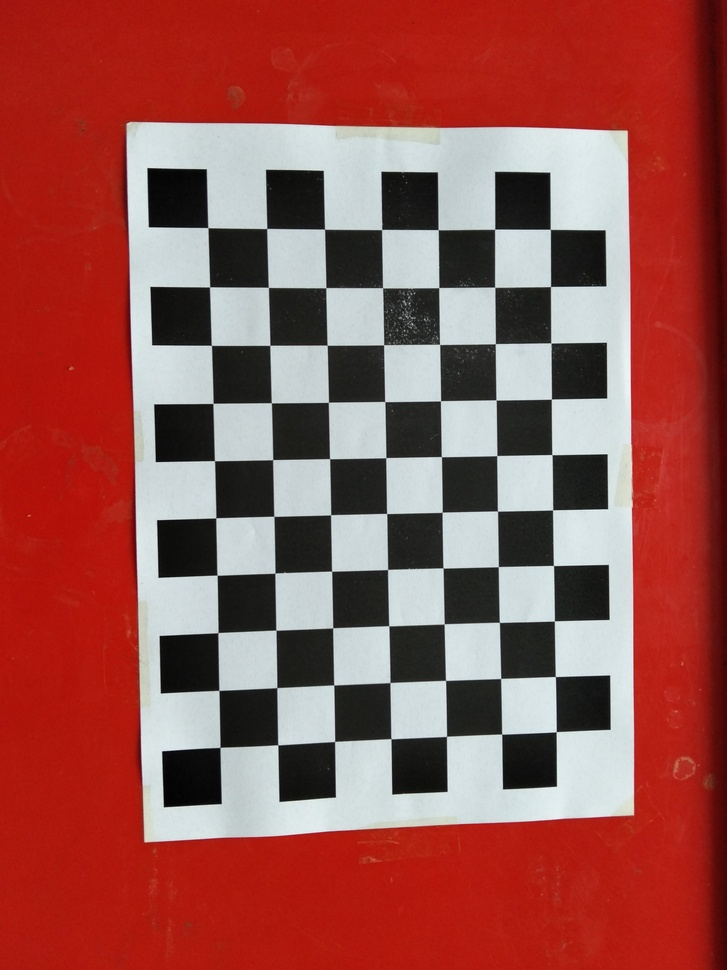
#> input picture calibration/IMG20261105160757.jpg, 727 x 970 px, shrunk from 3072 x 4096 before the run; its folder holds 4 pictures in this run
$ python calibrate.py
#> lines starting #> are read from the running program, lines starting #| are printed output that depends on the picture
import cv2
import numpy as np
import glob
import os

# Configuration matching your physical setup
SQUARE_SIZE_MM = 21.0  # 2.1 cm square size
CHECKERBOARD = (10, 7)   # 11x8 squares = 10x7 inner corners
CALIB_DIR = os.path.dirname(os.path.abspath(__file__))

criteria = (cv2.TERM_CRITERIA_EPS + cv2.TERM_CRITERIA_MAX_ITER, 30, 0.001)

# Prepare 3D object points in physical world units (mm)
objp = np.zeros((CHECKERBOARD[0] * CHECKERBOARD[1], 3), np.float32)
objp[:, :2] = np.mgrid[0:CHECKERBOARD[0], 0:CHECKERBOARD[1]].T.reshape(-1, 2)
objp *= SQUARE_SIZE_MM

objpoints = [] # 3D points in real-world space
imgpoints = [] # 2D points in image plane

# Gather all images in calibration folder without duplicates
image_extensions = ('*.jpg', '*.jpeg', '*.png')
images = set() # Use a set to automatically drop duplicates
for ext in image_extensions:
    for file in glob.glob(os.path.join(CALIB_DIR, ext)):
        # Convert to lower case just for checking, but keep original file path
        images.add(file)
#> pass 2 of the loop `for ext in image_extensions:`:
#> pass 3 of the loop `for ext in image_extensions:`:
images = list(images)

print(f"Found {len(images)} unique images in {CALIB_DIR}")

successful_count = 0
img_shape = None

for fname in sorted(images):
    img = cv2.imread(fname)
#> img is the input picture: shape (970, 727, 3); mean B, G, R 78.8, 83.4, 152.6
    if img is None:
        continue
    gray = cv2.cvtColor(img, cv2.COLOR_BGR2GRAY)
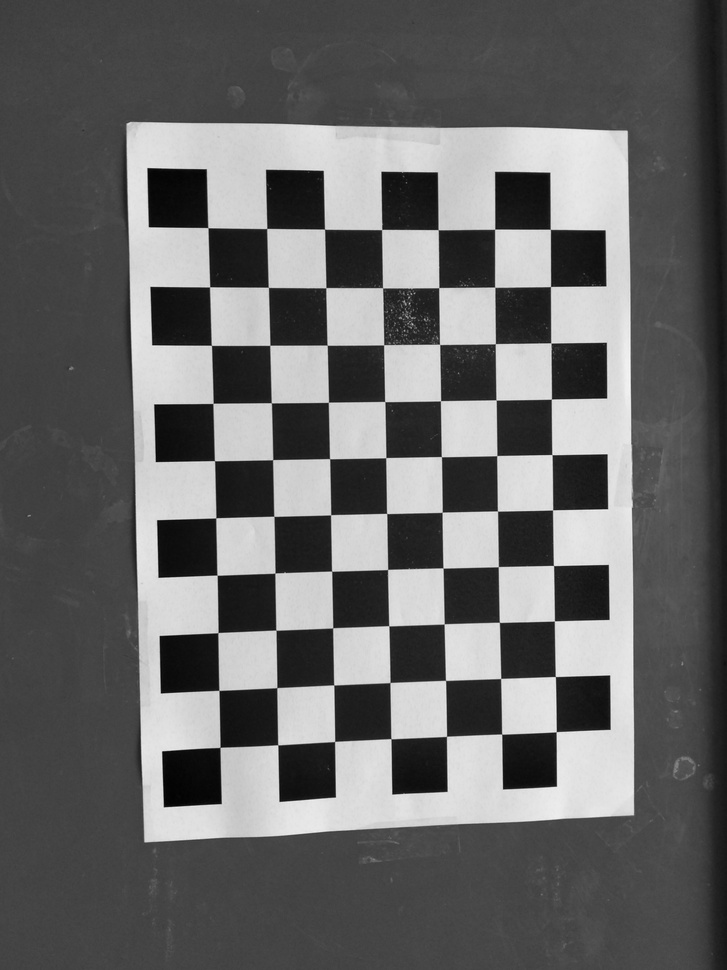
#> gray: shape (970, 727); min 1, max 247, mean 103.6
    img_shape = gray.shape[::-1]
#> img_shape = (727, 970)

    # Find checkerboard corners
    ret, corners = cv2.findChessboardCorners(gray, CHECKERBOARD, None)
#> ret = True; corners = 70 rows, first 8: [220, 747.4], [218.8, 690.4], [217.9, 632.6], [217.1, 575.2], [215.8, 517.8], [214.5, 460.6], [213, 403.4], [211.4, 345.4]

    if ret:
        objpoints.append(objp)
        corners2 = cv2.cornerSubPix(gray, corners, (11, 11), (-1, -1), criteria)
#> corners2 = 70 rows, first 8: [220, 747.4], [218.9, 690.4], [217.9, 632.6], [217, 575.2], [215.8, 517.8], [214.5, 460.7], [213, 403.4], [211.4, 345.3]
        imgpoints.append(corners2)
        successful_count += 1
        print(f"[OK] {os.path.basename(fname)}")
    else:
        print(f"[FAILED] Could not detect corners in {os.path.basename(fname)}")
#> pass 2 of the loop `for fname in sorted(images):`:
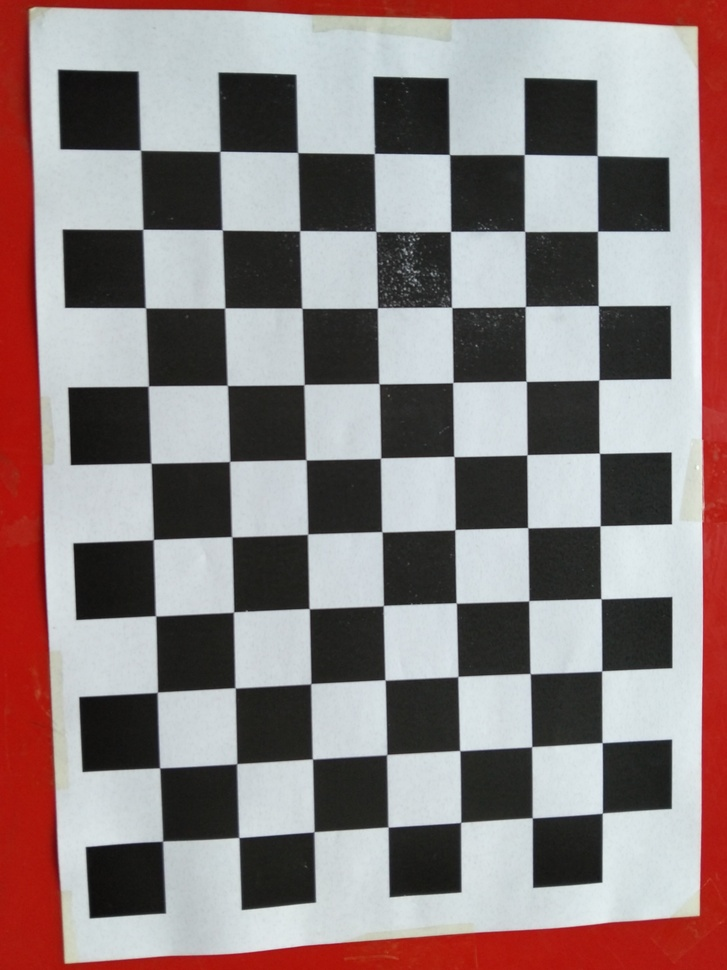
#> input picture calibration/IMG20261105160802.jpg, 727 x 970 px, shrunk from 3072 x 4096 before the run
#> img is the input picture: shape (970, 727, 3); mean B, G, R 126.7, 126.9, 141.4
#> `gray = cv2.cvtColor(img, cv2.COLOR_BGR2GRAY)`:
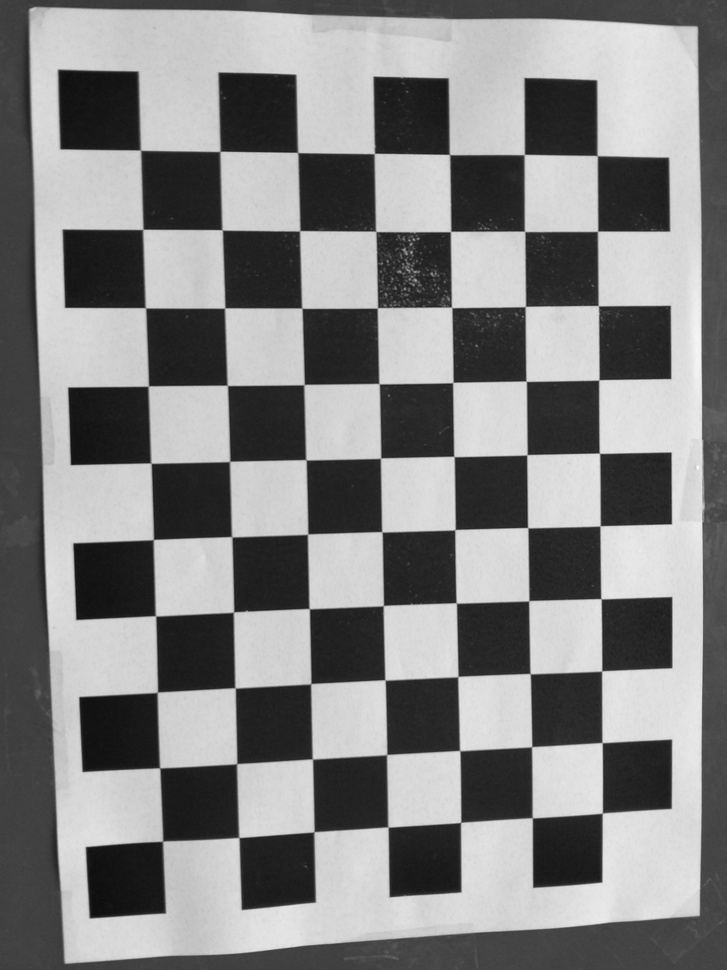
#> gray: shape (970, 727); min 13, max 250, mean 131.2
#> corners = 70 rows, first 8: [160.5, 842.2], [160.8, 768.9], [155.8, 693.6], [156.4, 616.7], [154, 538.8], [150.8, 463.2], [146.8, 387.2], [145.4, 308.2]
#> corners2 = 70 rows, first 8: [162.5, 841.2], [159.7, 767.9], [157.3, 692.3], [155.5, 615.9], [153.3, 539.6], [150.9, 463.1], [148.3, 386], [145.4, 307.8]
#> pass 3 of the loop `for fname in sorted(images):`:
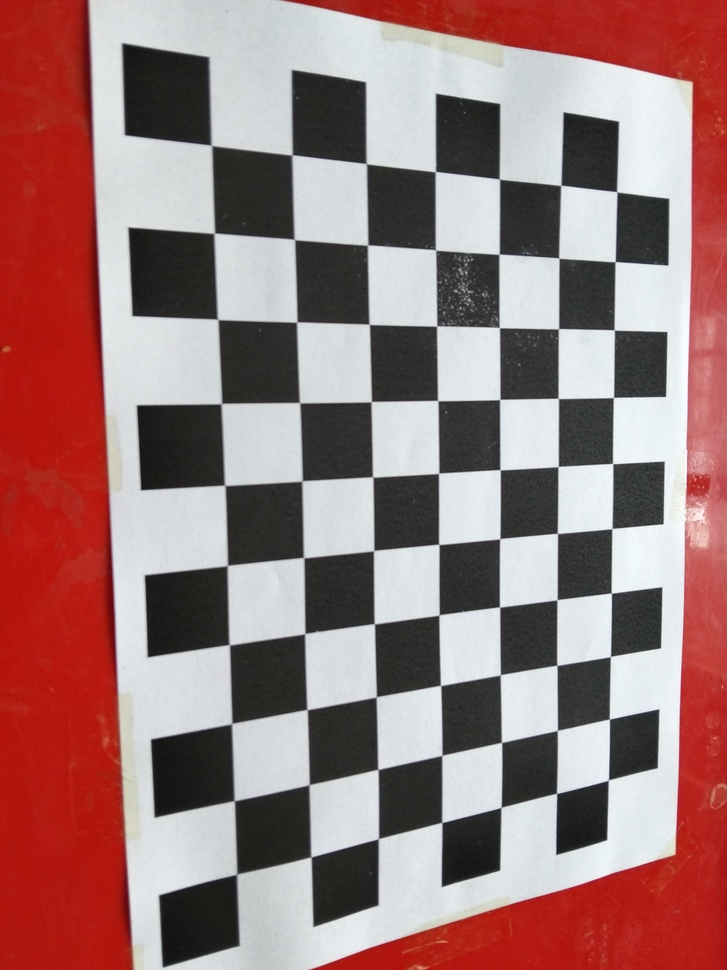
#> input picture calibration/IMG20261105160809.jpg, 727 x 970 px, shrunk from 3072 x 4096 before the run
#> img is the input picture: shape (970, 727, 3); mean B, G, R 119.7, 120.8, 155.9
#> `gray = cv2.cvtColor(img, cv2.COLOR_BGR2GRAY)`:
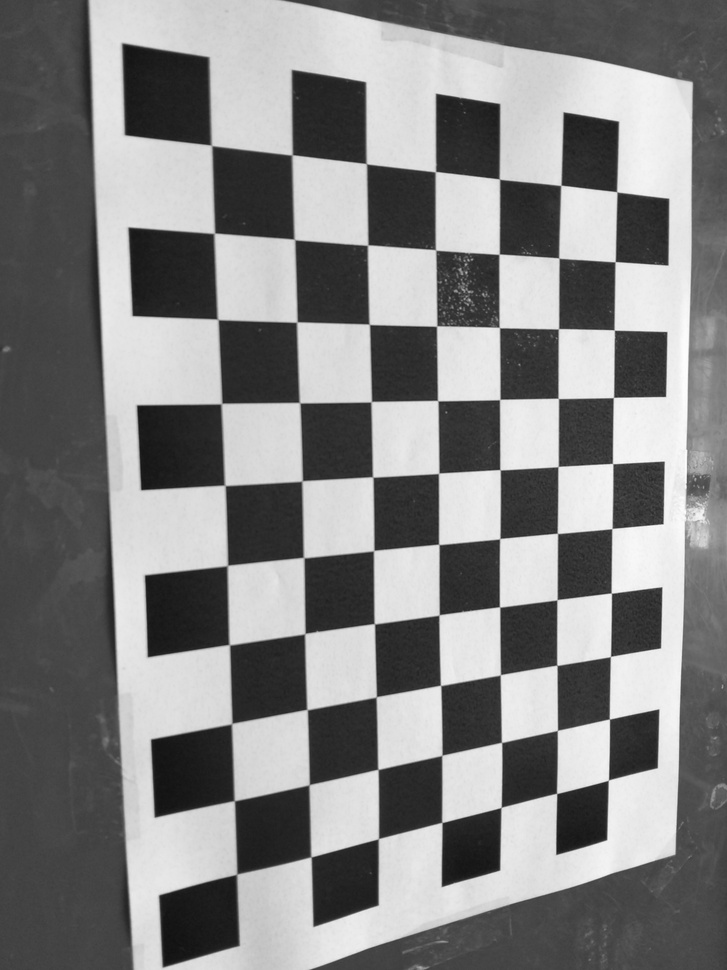
#> gray: shape (970, 727); min 17, max 254, mean 131.2
#> corners = 70 rows, first 8: [236.6, 874.2], [234.4, 800.8], [231.7, 723.6], [229.4, 644.7], [227.5, 565.4], [225.1, 485.5], [221.5, 403.6], [218, 319.6]
#> corners2 = 70 rows, first 8: [236.6, 874.2], [234.3, 800.7], [231.7, 723.6], [229.3, 644.8], [227.4, 565.5], [224.8, 485.4], [221.4, 403.6], [217.7, 319.4]
#> the loop made 4 passes; the first 3 are shown

print(f"\nDetected grid corners in {successful_count} out of {len(images)} images.")

if successful_count >= 10:
    # Calibrate camera
    ret, mtx, dist, rvecs, tvecs = cv2.calibrateCamera(
        objpoints, imgpoints, img_shape, None, None
    )

    # Compute mean reprojection error
    total_error = 0
    for i in range(len(objpoints)):
        imgpoints2, _ = cv2.projectPoints(objpoints[i], rvecs[i], tvecs[i], mtx, dist)
        error = cv2.norm(imgpoints[i], imgpoints2, cv2.NORM_L2) / len(imgpoints2)
        total_error += error

    reprojection_error = total_error / len(objpoints)
    print(f"\n==========================================")
    print(f"REPROJECTION ERROR: {reprojection_error:.4f} pixels")
    print(f"==========================================")

    # Save output parameters
    out_file = os.path.join(CALIB_DIR, 'camera_params.npz')
    np.savez(out_file, mtx=mtx, dist=dist)
    print(f"Saved parameters to: {out_file}")
else:
    print("\nCalibration failed: Too few valid images detected. Check lighting or blur.")
